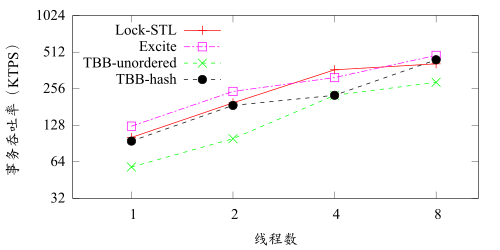

Reproduce this figure in gnuplot.
set terminal pdfcairo enhanced color dashed font "Times New Roman,16" size 5,3.5
set output "workloadb.pdf"
set style data lines
set ylabel '事务吞吐率（KTPS）'
set yrange [32:1024]
set logscale y 2
set xrange [0.67:10.67]
set logscale x 2
set xlabel '线程数'
set key left top
plot 'workloadb.result' using 1:2 with linespoints ls 1 lw 2  title "Lock-STL", \
    '' using 1:3 with linespoints ls 4 lw 2  title "Excite", \
    '' using 1:4 with linespoints ls 2 lw 2  title "TBB-unordered", \
    '' using 1:5 with linespoints ls 7 lw 2  title "TBB-hash"
